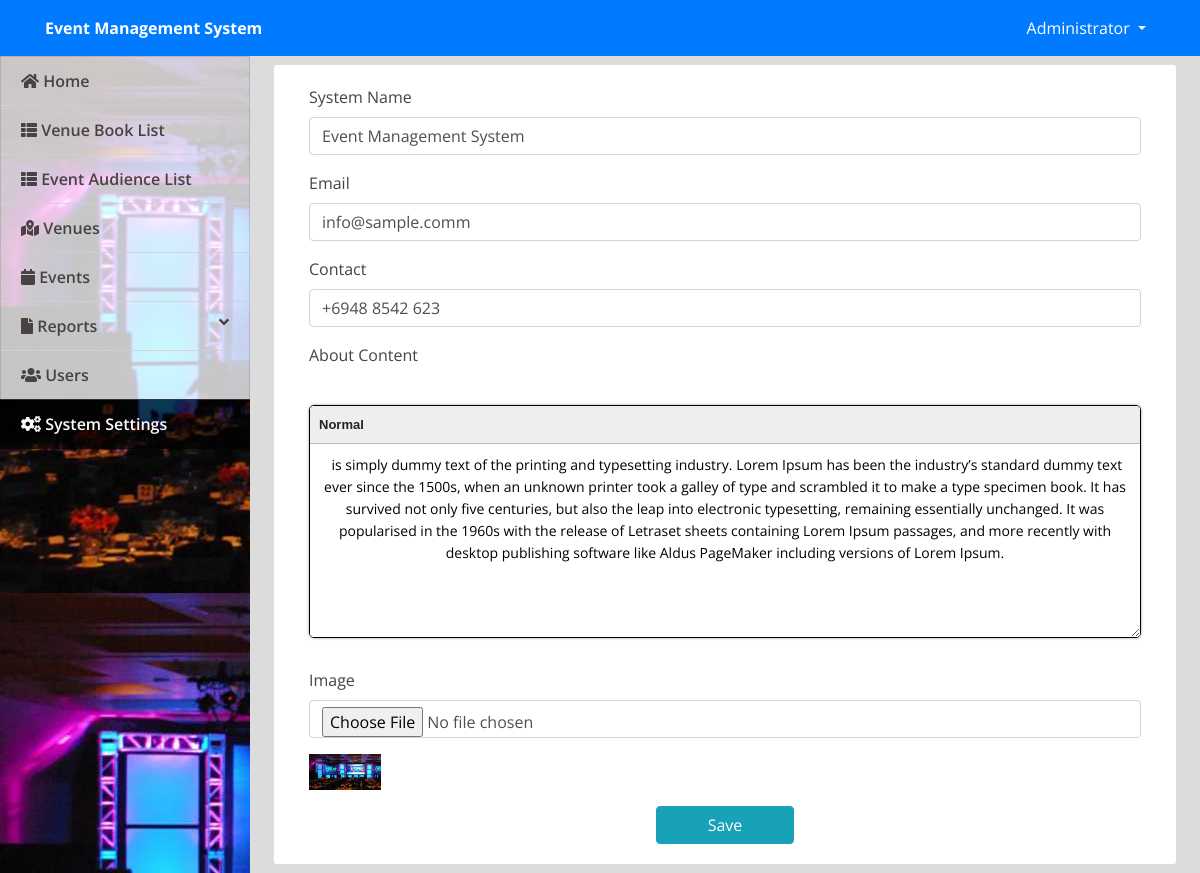
Page /admin/index.php?page=site_settings (signed in) on the earlier database version.
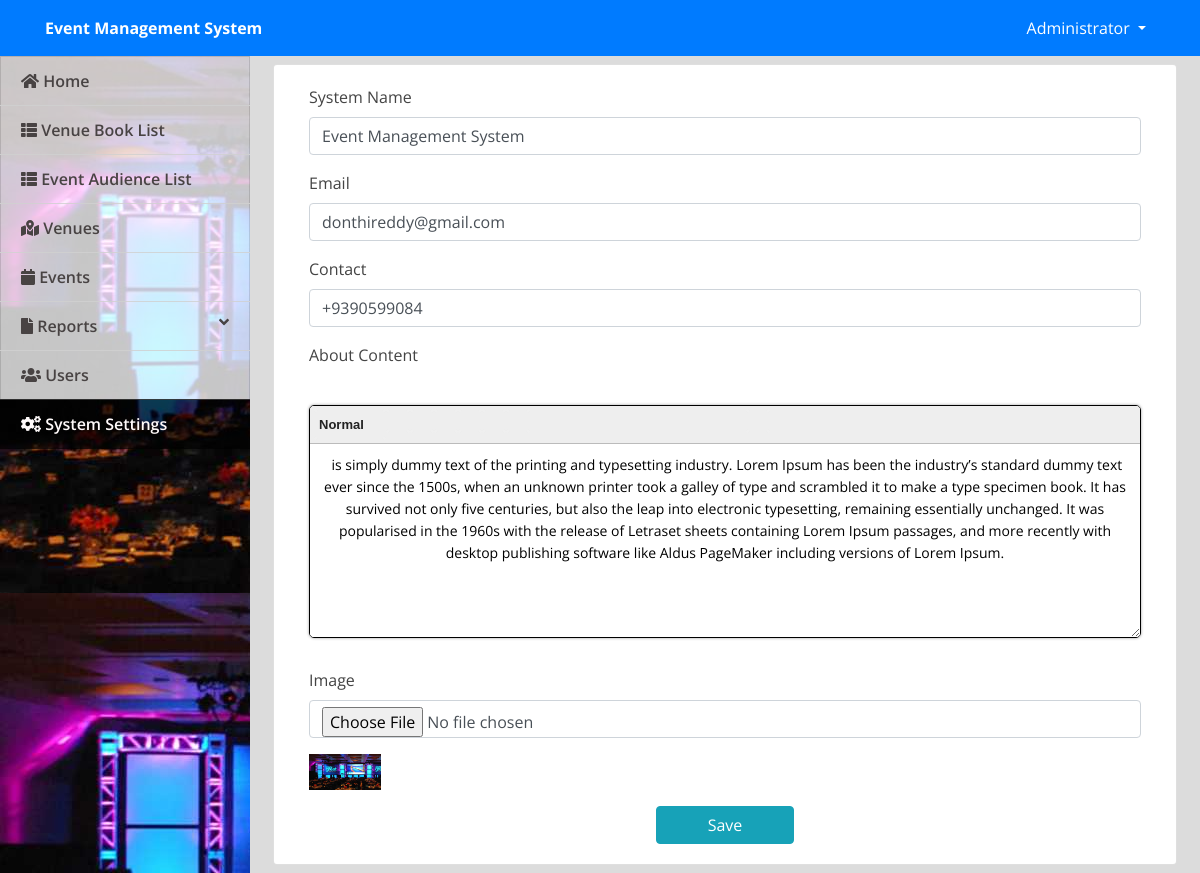
Same page on the later database version.
### tables this page shows
CREATE TABLE `system_settings` (
  `id` int(30) NOT NULL,
  `name` text NOT NULL,
  `email` varchar(200) NOT NULL,
  `contact` varchar(20) NOT NULL,
  `cover_img` text NOT NULL,
  `about_content` text NOT NULL
);

### admin/site_settings.php (the view, shortened to what this page needs)
<?php
include 'db_connect.php';
$qry = $conn->query("SELECT * from system_settings limit 1");
if($qry->num_rows > 0){
	foreach($qry->fetch_array() as $k => $val){
		$meta[$k] = $val;
	}
}
 ?>
<div class="container-fluid">
	<div class="card col-lg-12">
		<div class="card-body">
			<form action="" id="manage-settings">
				<div class="form-group">
					<label for="name" class="control-label">System Name</label>
					<input type="text" class="form-control" id="name" name="name" value="<?php echo isset($meta['name']) ? $meta['name'] : '' ?>" required>
				</div>
				<div class="form-group">
					<label for="email" class="control-label">Email</label>
					<input type="email" class="form-control" id="email" name="email" value="<?php echo isset($meta['email']) ? $meta['email'] : '' ?>" required>
				</div>
				<div class="form-group">
					<label for="contact" class="control-label">Contact</label>
					<input type="text" class="form-control" id="contact" name="contact" value="<?php echo isset($meta['contact']) ? $meta['contact'] : '' ?>" required>
				</div>
				<div class="form-group">
					<label for="about" class="control-label">About Content</label>
				</div>
				<div class="form-group">
					<label for="" class="control-label">Image</label>
					<input type="file" class="form-control" name="img" onchange="displayImg(this,$(this))">
				</div>
				<div class="form-group">
					<img src="<?php echo isset($meta['cover_img']) ? 'assets/uploads/'.$meta['cover_img'] :'' ?>" alt="" id="cimg">
				</div>
				<center>
					<button class="btn btn-info btn-primary btn-block col-md-2">Save</button>
				</center>
			</form>
		</div>
	</div>
</div>

### admin/index.php (shortened to what this page needs)
<!DOCTYPE html>
<html lang="en">
<head>
<?php
 include('./header.php');
 ?>
</head>
<body>
	<?php include 'topbar.php' ?>
	<?php include 'navbar.php' ?>
  <main id="view-panel" >
      <?php $page = isset($_GET['page']) ? $_GET['page'] :'home'; ?>
  	<?php include $page.'.php' ?>
  </main>
</body>
</html>

### admin/header.php (shortened to what this page needs)
  <link rel="stylesheet" href="assets/font-awesome/css/all.min.css">
<link href="assets/vendor/bootstrap/css/bootstrap.min.css" rel="stylesheet">
<link href="assets/vendor/icofont/icofont.min.css" rel="stylesheet">
<link href="assets/vendor/boxicons/css/boxicons.min.css" rel="stylesheet">
<link href="assets/vendor/venobox/venobox.css" rel="stylesheet">
<link href="assets/vendor/animate.css/animate.min.css" rel="stylesheet">
<link href="assets/vendor/remixicon/remixicon.css" rel="stylesheet">
<link href="assets/vendor/owl.carousel/assets/owl.carousel.min.css" rel="stylesheet">
<link href="assets/vendor/bootstrap-datepicker/css/bootstrap-datepicker.min.css" rel="stylesheet">
<link href="assets/DataTables/datatables.min.css" rel="stylesheet">
<link href="assets/css/jquery.datetimepicker.min.css" rel="stylesheet">
<link href="assets/css/select2.min.css" rel="stylesheet">
<link href="assets/css/style.css" rel="stylesheet">
<link type="text/css" rel="stylesheet" href="assets/css/jquery-te-1.4.0.css">

### admin/topbar.php (shortened to what this page needs)
<nav class="navbar navbar-light fixed-top bg-primary" style="padding:0;min-height: 3.5rem">
  <div class="container-fluid mt-2 mb-2">
  	<div class="col-lg-12">
      <div class="col-md-4 float-left text-white">
        <large><b><?php echo isset($_SESSION['system']['name']) ? $_SESSION['system']['name'] : '' ?></b></large>
      </div>
	  	<div class="float-right">
        <div class=" dropdown mr-4">
            <a href="#" class="text-white dropdown-toggle"  id="account_settings" data-toggle="dropdown" aria-haspopup="true" aria-expanded="false"><?php echo $_SESSION['login_name'] ?> </a>
        </div>
      </div>
  </div>
</nav>

### admin/navbar.php (shortened to what this page needs)
<nav id="sidebar" class='mx-lt-5 bg-dark' >
		<div class="sidebar-list">
				<a href="index.php?page=home" class="nav-item nav-home"><span class='icon-field'><i class="fa fa-home"></i></span> Home</a>
				<a href="index.php?page=booking" class="nav-item nav-booking"><span class='icon-field'><i class="fa fa-th-list"></i></span> Venue Book List</a>
				<a href="index.php?page=audience" class="nav-item nav-audience"><span class='icon-field'><i class="fa fa-th-list"></i></span> Event Audience List</a>
				<a href="index.php?page=venue" class="nav-item nav-venue"><span class='icon-field'><i class="fa fa-map-marked-alt"></i></span> Venues</a>
				<a href="index.php?page=events" class="nav-item nav-events"><span class='icon-field'><i class="fa fa-calendar"></i></span> Events</a>
				<a  class="nav-item nav-reports" data-toggle="collapse" href="#reportCollpase" role="button" aria-expanded="false" aria-controls="reportCollpase"><span class='icon-field'><i class="fa fa-file"></i></span> Reports <i class="fa fa-angle-down float-right"></i></a>
				<?php if($_SESSION['login_type'] == 1): ?>
				<a href="index.php?page=users" class="nav-item nav-users"><span class='icon-field'><i class="fa fa-users"></i></span> Users</a>
				<a href="index.php?page=site_settings" class="nav-item nav-site_settings"><span class='icon-field'><i class="fa fa-cogs"></i></span> System Settings</a>
			<?php endif; ?>
		</div>
</nav>

### admin/assets/css/style.css (style rules this page uses)
body { font-family: "Open Sans", sans-serif; color: #444444; width: 100%; height: calc(100%); }
a { color: #1977cc; }
nav#sidebar { height: calc(100%); position: fixed; z-index: 99; left: 0; width: 250px; background: url(../uploads/art-cover.jpg); background-repeat: no-repeat; background-size: cover; }
a.nav-item { position: relative; display: block; padding: .75rem 1.25rem; margin-bottom: -1px; border: 1px solid rgba(0,0,0,.125); background-color: #ffffffc4; color: #484343; font-weight: 600; }
a.nav-item:hover, .nav-item.active { background-color: #000000ad; color: #fffafa; }
main#view-panel { margin-left: 250px; width:calc(100% - 250px); margin-top: 3.5rem; padding: .5em }

### admin/index.php (style rules this page uses)
body { background: #80808045; }

### admin/site_settings.php (style rules this page uses)
img#cimg { max-height: 10vh; max-width: 6vw; }

Differences in the rows shown:
changed system_settings "Event Management System": email "info@sample.comm" → "donthireddy@gmail.com"; contact "+6948 8542 623" → "+9390599084"
